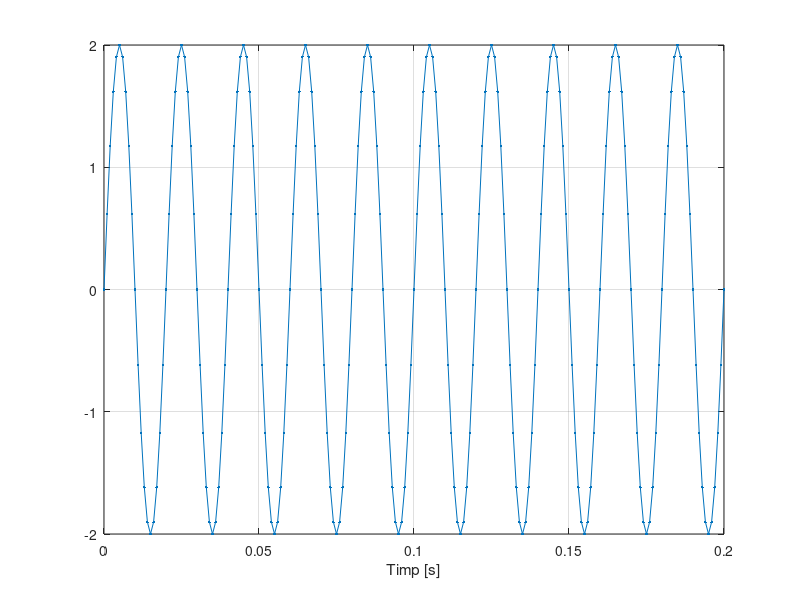
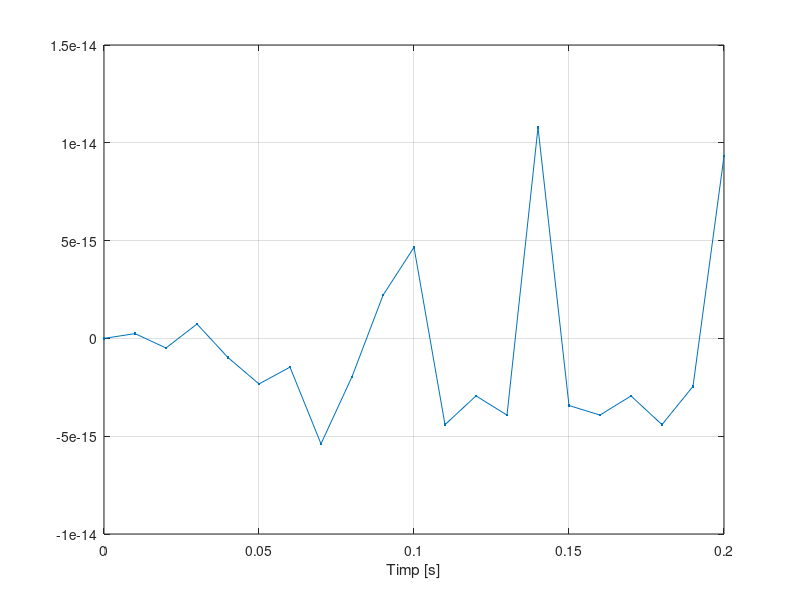
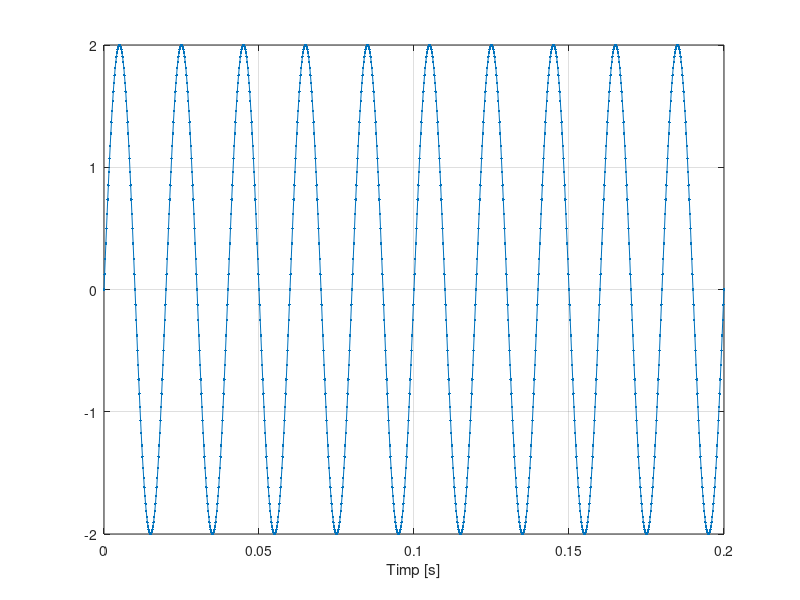
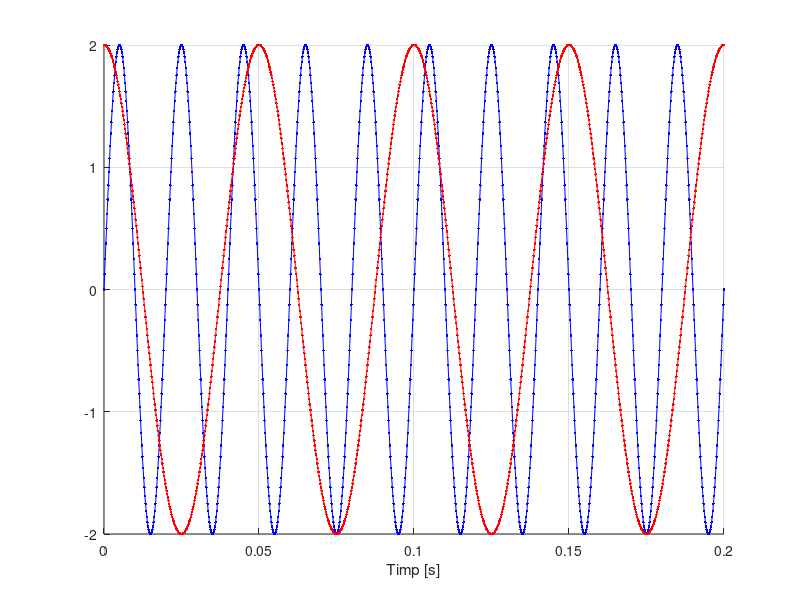

MATLAB code to generate these figures, in order:
clear;
%% a)
pasi = [0.001, 0.01, 0.0002];
F = 50;
for i = 1:length(pasi)
   figure(i);
   t = 0:pasi(i):0.2;
   s = 2*sin(2*pi*F*t);
   plot(t, s, '.-'),xlabel('Timp [s]'),grid;
end
%pas = 0.01 - deoarece rezolutia temporala este prea mare, functia nu seamana cu functia sinus
%pas = 0.0002 - intrucat rezolutia temporala este mai mica, semnalul generat este mult mai fidel functiei sinsu
%% b)
% pentru functia originala avem perioada 20ms (figura 3)
% functia cu pasul de variatie 0.01 nu are perioada masurabila (figura 1)
% functia cu pasul de variatie 0.0002 are perioada 202 ms (figura 2)
%% c)
figure(4); %deschiderea figurii 4

F1 = 20; %frecventa functiei noi
s1 = 2*cos(2*pi*F1*t); %crearea functiei cosinus

hold on; %retinerea graficului 
%pentru suprapunerea mai multor grafice
plot(t, s, '.-b'); %afisarea semnalului original
plot(t, s1, '.-r'); %afisarea semnalului cosinus
xlabel('Timp [s]'),grid;
hold off; %eliberarea graficului
